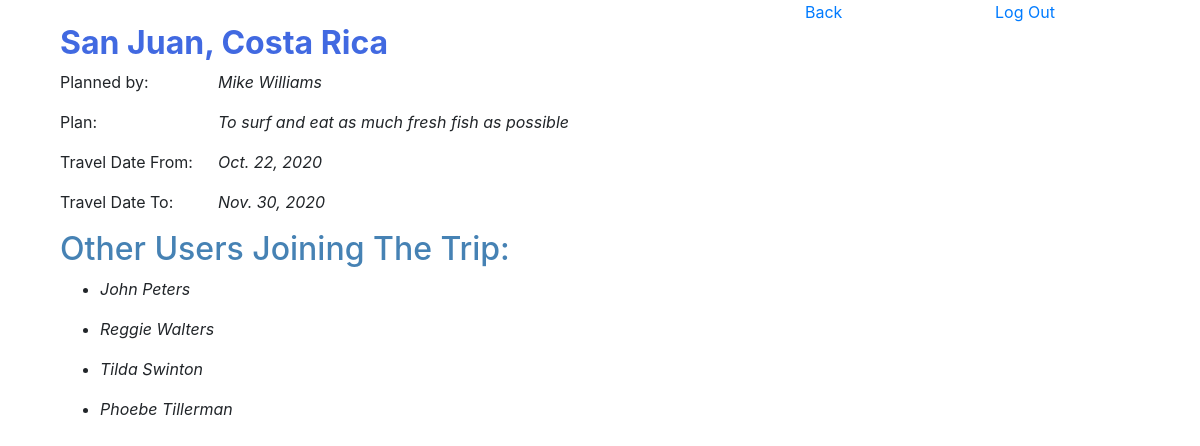
/trip/1 (signed in), run on the app's committed database.
### test_1_app/models.py (models this page shows)
class Trip(models.Model):
    destination = models.TextField()
    plan = models.TextField()
    date_from = models.DateField()
    date_to = models.DateField()
    creator = models.ForeignKey(User, related_name="created_trips", on_delete=models.CASCADE)
    attendees = models.ManyToManyField(User, related_name="trips_attending")
    created_at = models.DateTimeField(auto_now_add=True)
    updated_at = models.DateTimeField(auto_now=True)
    objects = TripManager()

class User(models.Model):
    first_name = models.CharField(max_length=40)
    last_name = models.CharField(max_length=40)
    email = models.CharField(max_length=40)
    birthday = models.DateField()
    password = models.TextField()
    created_at = models.DateTimeField(auto_now_add=True)
    updated_at = models.DateTimeField(auto_now=True)
    objects = UserManager()

### test_1_app/views.py (the view)
# urls.py: path('trip/<int:id>', views.view_trip)
def view_trip(request, id):
    if 'user_id' not in request.session:
        messages.error(request, "You need to register or log in!")
        return redirect('/')
    context = {
        'trip': Trip.objects.get(id=id)
    }
    return render(request, 'view_trip.html', context)

### test_1_app/templates/view_trip.html (shortened to what this page needs)
<!DOCTYPE html>
<html lang="en">
<head>
    <link rel="stylesheet" href="https://stackpath.bootstrapcdn.com/bootstrap/4.5.2/css/bootstrap.min.css">
    {% load static %}
    <link rel="stylesheet" href="{% static 'style.css' %}">
</head>
<body>
    <div class="container">
        <div class="line">
            <div class="row">
                <div class="col-8">
                </div>
                <div class="col-2">
                    <a href="/success">Back</a>
                </div>
                <div class="col-2">
                        <a href="/logout">Log Out</a>
                </div>
            </div>
        </div>
        <div class="col-6">
            <h2 style="font-weight: bold; color: royalblue;">{{trip.destination}}</h2>
            <label class="mr-2" style="display: inline-block;">Planned by:</label><p style="display: inline-block; font-style: italic;">{{trip.creator.first_name}} {{trip.creator.last_name}}</p><br>
            <label class="mr-2" style="display: inline-block;">Plan:</label><p style="display: inline-block; font-style: italic;">{{trip.plan}}</p><br>
            <label class="mr-2" style="display: inline-block;">Travel Date From:</label><p style="display: inline-block; font-style: italic;">{{trip.date_from}}</p><br>
            <label class="mr-2" style="display: inline-block;">Travel Date To:</label><p style="display: inline-block; font-style: italic;">{{trip.date_to}}</p>
        </div>
        <div class="col-6">
            <h2 style="color:steelblue;">Other Users Joining The Trip:</h2>
            {% for user in trip.attendees.all %}
                {% if user.id != trip.creator.id %}
            <ul>
                <li style="font-style: italic;">{{user.first_name}} {{user.last_name}}</li>
            </ul>
                {% endif %}
            {% endfor %}
        </div>
    </div>
</body>
</html>

### test_1_app/static/style.css (style rules this page uses)
label { width: 150px; }

### data on the page
Trip: destination "San Juan, Costa Rica", creator.first_name "Mike", creator.last_name "Williams", plan "To surf and eat as much fresh fish as possible", date_from "Oct. 22, 2020", date_to "Nov. 30, 2020"
User: first_name "John", last_name "Peters"
User: first_name "Reggie", last_name "Walters"
User: first_name "Tilda", last_name "Swinton"
User: first_name "Phoebe", last_name "Tillerman"
